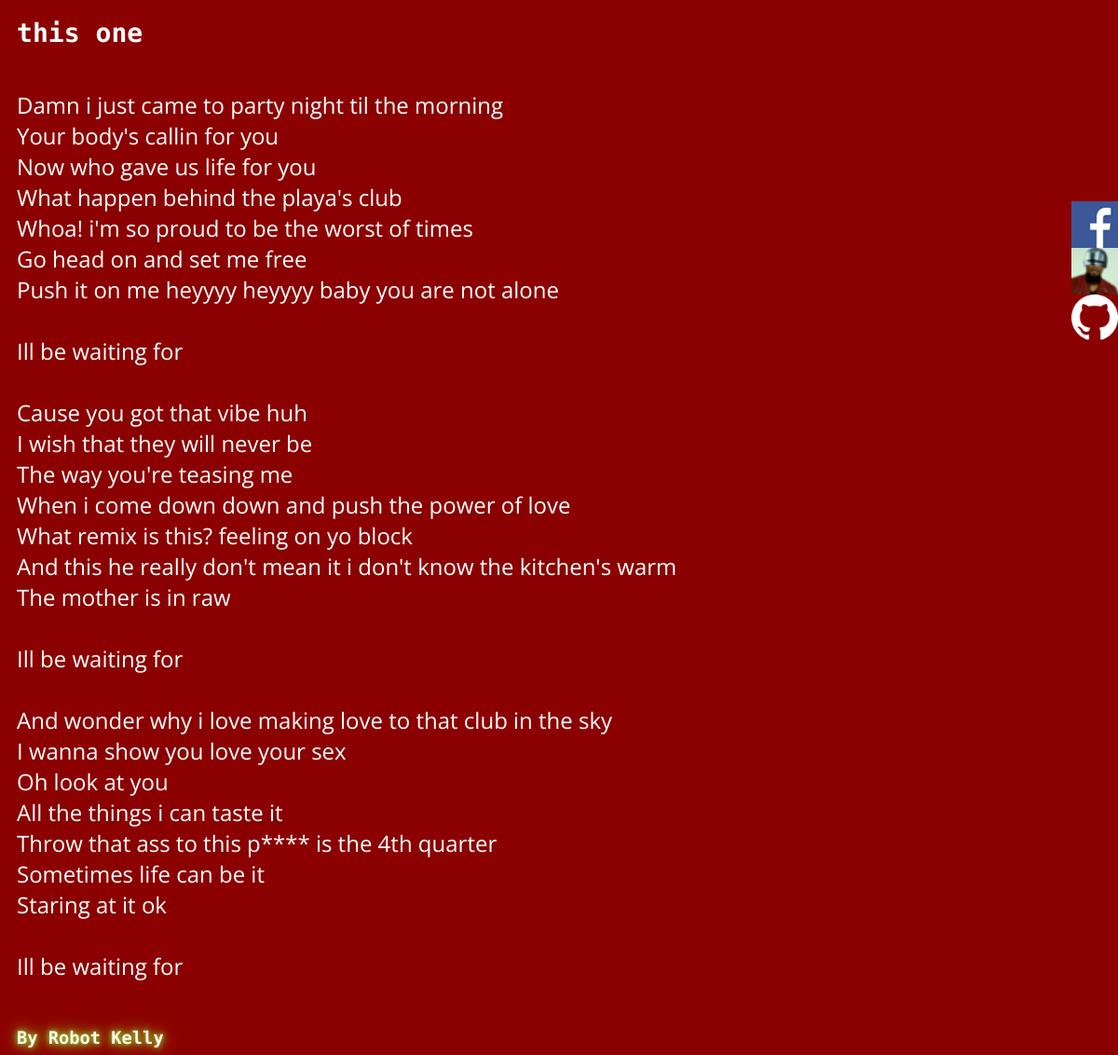
Page /song-lyrics/2 on the committed database.
### app/models.py (models this page shows)
class SongLyrics(db.Model):
    __tablename__ = 'lyrics'
    id = db.Column(db.Integer, primary_key=True)
    song_lyrics = db.Column(db.Text)
    title = db.Column(db.Text)
    created = db.Column(db.DateTime(), default=datetime.utcnow)

### app/main/views.py (the view)
@main.route('/song-lyrics/<int:id>', methods=['GET'])
def linked_lyrics(id):
    song = SongLyrics.query.get_or_404(id)
    print('\nlinked_lyrics route song title: ', song.title)
    return render_template('lyrics.html', song=song)

### app/templates/lyrics.html (shortened to what this page needs)
{% extends "base.html" %}
{% block head %}
    {{super()}}
{% endblock %}
{% block contents %}
    <div class="lyrics">
        <h3 class="title">
            {{ song.title }}
        </h3>
        {{ song.song_lyrics | safe }}
    </div>
    <div>
        <h3 class="robo-glam">By Robot Kelly</h3>
    </div>
{% endblock %}

### app/static/style.css (style rules this page uses)
body { font-family: sans-serif; background: darkred; position: relative; margin-left: 30hw; padding-left: 30hw; font-family: 'Rubik Mono One', sans-serif, bold; display: flex; height: 100vh; flex-direction: row; align-items: flex-start; }
h1, h2, h3 { font-family: 'Rubik Mono One', sans-serif; margin-top: 0.4em; margin-bottom: 0.4em; }
.lyrics { color: white; font-family: 'Open Sans', sans-serif; font-size: 1.5em; margin-bottom: 50px; }
.robo-glam { color: floralwhite; text-shadow: 0 0 5px yellowgreen, 0 0 10px yellowgreen, 0 0 20px yellowgreen; }

### rows in the picture
SongLyrics: title "this one", song_lyrics "Damn i just came to party night til the morning Your body's callin for you Now who gave us life for you What happen behind the playa's club Whoa! i'm so proud to be the worst of times Go head on and set me free Push it on me heyyyy heyyyy baby you are not alone Ill be waiting for Cause you got that vibe huh I wish that they will never be The way you're teasing me When i come down down and push the power of love What remix is this? feeling on yo block And this he really don't mean it i don't know the kitchen's warm The mother is in raw Ill be waiting for And wonder why i love making love to that club in the sky I wanna show you love your sex Oh look at you All the things i can taste it Throw…"
